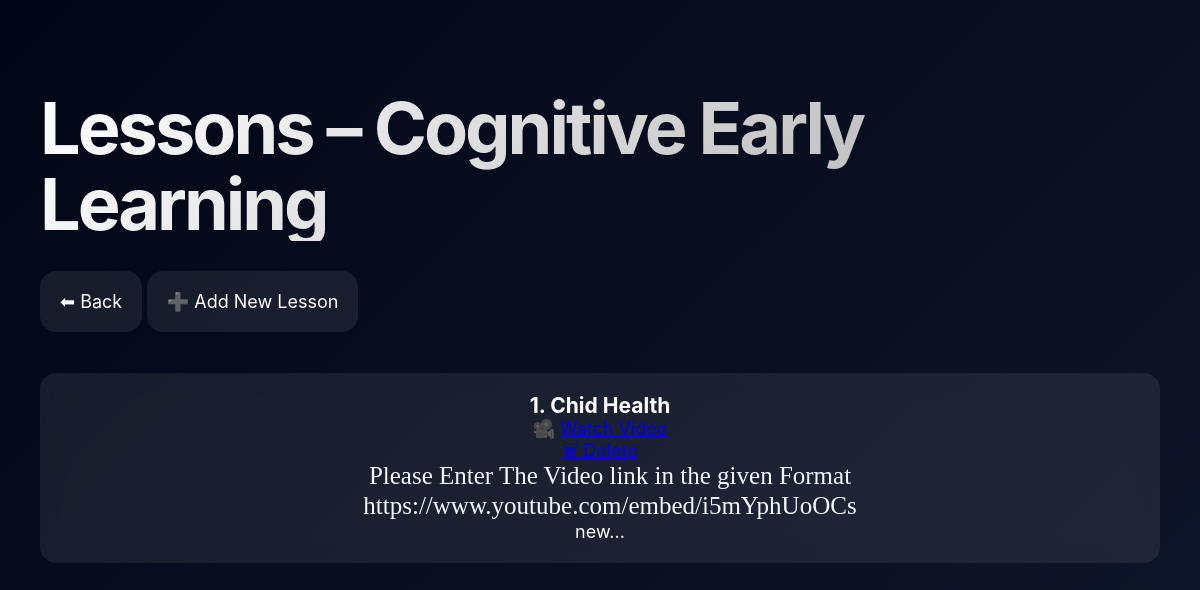
Page /admin/skills/course/10/lessons (signed in) on the committed database.
### tables this page shows
CREATE TABLE skill_courses (
    id INTEGER PRIMARY KEY AUTOINCREMENT,
    title TEXT,
    description TEXT,
    category TEXT,
    level TEXT,
    is_paid INTEGER DEFAULT 0,
    price INTEGER DEFAULT 0,
    instructor_id INTEGER,
    thumbnail TEXT,
    created_at INTEGER
);

CREATE TABLE skill_lessons (
    id INTEGER PRIMARY KEY AUTOINCREMENT,
    course_id INTEGER,
    title TEXT,
    content TEXT,
    video_url TEXT,
    order_no INTEGER,
    created_at INTEGER
);

### app.py (the view)
@app.route("/admin/skills/course/<int:course_id>/lessons")
@csrf.exempt
@login_required
@admin_required
def admin_course_lessons(course_id):
    conn = get_db(); c = conn.cursor()
    c.execute("SELECT * FROM skill_courses WHERE id=?", (course_id,))
    course = c.fetchone()
    c.execute("""
        SELECT * FROM skill_lessons
        WHERE course_id=?
        ORDER BY order_no ASC
    """, (course_id,))
    lessons = c.fetchall()
    conn.close()
    if not course:
        return "Course not found", 404
    return render_template(
        "admin/skills/lessons.html",
        course=course,
        lessons=lessons
    )

### app.py (called while the page is built)
def get_db():
    conn = sqlite3.connect(DB)
    conn.row_factory = sqlite3.Row
    return conn

def login_required(f):
    @functools.wraps(f)
    def wrapped(*args, **kwargs):
        if 'user_id' not in session:
            return redirect(url_for('login', next=request.path))
        return f(*args, **kwargs)
    return wrapped

def admin_required(f):
    @wraps(f)
    def wrapper(*args, **kwargs):
        if not g.user or g.user.get("role") != "admin":
            abort(403)
        return f(*args, **kwargs)
    return wrapper

@app.before_request
def load_logged_in_user():
    g.user = None
    uid = session.get("user_id")
    if uid:
        conn = get_db(); c = conn.cursor()
        c.execute("SELECT id,name,email,role,verified,school,class,profession,address,photo,gemini_api_key FROM users WHERE id=?", (uid,))
        row = c.fetchone()
        conn.close()
        if row:
            g.user = {
                "id": row["id"], "name": row["name"], "email": row["email"],
                "role": row["role"], "verified": row["verified"],
                "school": row["school"], "class": row["class"],
                "profession": row["profession"], "address": row["address"],
                "photo": row["photo"],
                "gemini_api_key": row["gemini_api_key"]
            }
            if g.user and g.user.get("is_blocked"):
             return "Your account is blocked by admin."

### templates/admin/skills/lessons.html (shortened to what this page needs)
<!DOCTYPE html>
<html lang="en">
<head>
  <link rel="stylesheet" href="/static/css/style.css">
</head>
<body class="admin-page">
<h2 style="margin-bottom: 50px;" class="hero-title">Lessons – {{ course.title }}</h2>
  <a href="/admin/skills/courses" class="admin-card">⬅ Back</a>
  <a href="/admin/skills/course/{{ course.id }}/lesson/add"
     class="admin-card">
     ➕ Add New Lesson
  </a>
<div class="admin-container" style="margin-top: 30px;">
  {% for l in lessons %}
    <div class="admin-card">
      <h3>{{ l.order_no }}. {{ l.title }}</h3>
      {% if l.video_url %}
        <p>🎥 <a href="{{ l.video_url }}" target="_blank">Watch Video</a></p>
        <a href="/admin/skills/lesson/delete/{{ l.id }}">🗑 Delete</a>
      {% endif %}
        <p style="font-family: Cambria, Cochin, Georgia, Times, 'Times New Roman', serif;font-size: 25px;color: aliceblue; margin-left: 20px;">Please Enter The Video link in the given Format <br> https://www.youtube.com/embed/i5mYphUoOCs</p>
      <p>{{ l.content[:200] }}...</p>
    </div>
  {% else %}
    <p>No lessons added yet.</p>
  {% endfor %}
</div>
</body>
</html>

### static/css/style.css (style rules this page uses)
* { margin: 0; padding: 0; box-sizing: border-box; }
body { font-family: -apple-system, BlinkMacSystemFont, 'SF Pro Display', 'Segoe UI', sans-serif; line-height: 1.2; color: #ffffff; background: linear-gradient(135deg, #0a0a0a 0%, #1a1a2e 25%, #16213e 50%, #0f3460 75%, #533483 100%); background-attachment: fixed; min-height: 100vh; overflow-x: hidden; }
.hero-title { font-size: clamp(48px, 6vw, 92px); font-weight: 700; line-height: 1.05; color: #ffffff; margin-top: 50px; margin-bottom: 27px; letter-spacing: -3px; background: linear-gradient(135deg, #ffffff 0%, #a8a8a8 100%); -webkit-background-clip: text; -webkit-text-fill-color: transparent; background-clip: text; }
html { scroll-behavior: smooth; }
.admin-page { min-height: 100vh; background: linear-gradient(135deg, #020617, #0f172a); color: white; padding: 40px; }
.admin-container { max-width: 1700px; overflow-y: auto; overflow-x: auto; margin-top: 50pxpx; margin-bottom: 10px; }
.admin-card { padding: 20px; background: rgba(255,255,255,0.08); border-radius: 16px; margin-top: 30px; margin-bottom: 30px; text-align: center; text-decoration: none; color: white; -webkit-backdrop-filter: blur(12px); backdrop-filter: blur(12px); font-size: 18px; transition: 0.3s; }

### rows in the picture
skill_courses: title "Cognitive Early Learning"
skill_lessons: order_no "1", title "Chid Health", content "new"
